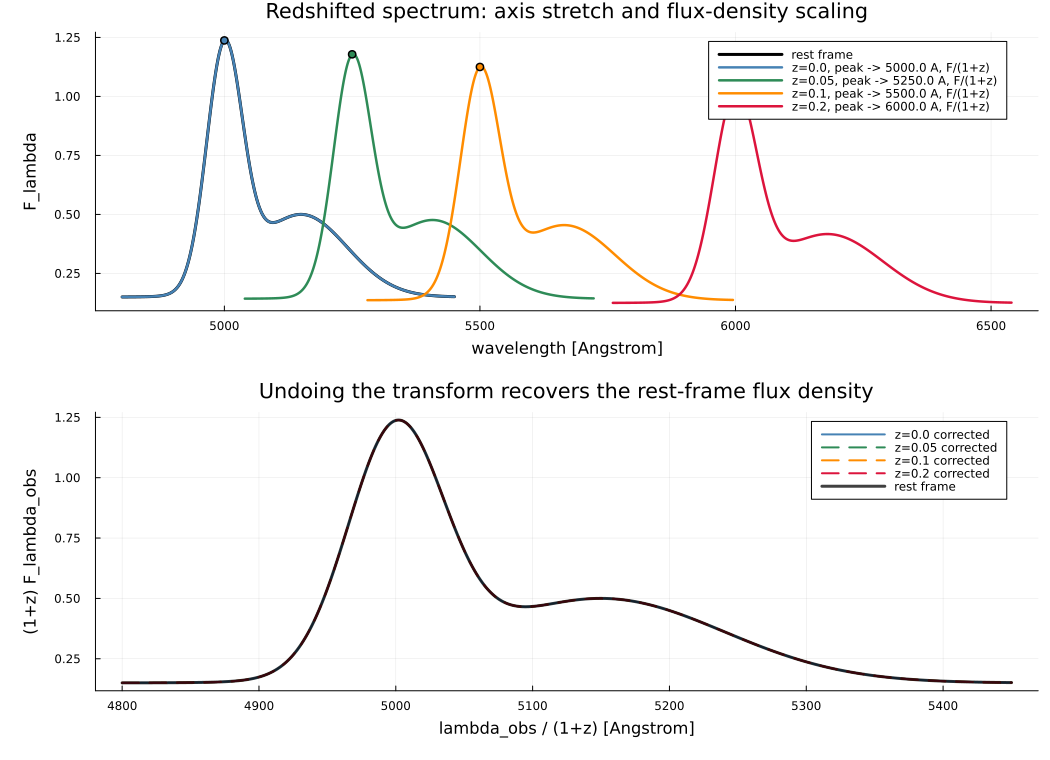

Generate this figure with Julia:
# Demonstrate a redshift model that scales both wavelength and flux.
#
# For flux density per unit wavelength:
#   lambda_rest = lambda_obs / (1 + z)
#   F_lambda_obs(lambda_obs) = F_lambda_rest(lambda_rest) / (1 + z)
#
# Run with:
#   julia --project=/home/matteo/.julia/environments/v1.12 examples/redshift_axis_flux_scaling.jl

using AstroFit
using Plots

Base.@kwdef struct RedshiftAxis{T<:Real} <: AbstractModel{1}
    z::T = 0.0
end
RedshiftAxis(z::Real) = RedshiftAxis{typeof(float(z))}(float(z))
AstroFit.render(m::RedshiftAxis, λ::Number) = λ / (1 + m.z)

Base.@kwdef struct RedshiftFlux{T<:Real} <: AbstractModel{1}
    z::T = 0.0
end
RedshiftFlux(z::Real) = RedshiftFlux{typeof(float(z))}(float(z))
AstroFit.render(m::RedshiftFlux, λ::Number) = inv(1 + m.z)

rest_spec = @model begin
    cont = Const1D(value = 0.15)
    line = Gaussian1D(amplitude = 1.0, mean = 5000.0, sigma = 35.0)
    wing = Gaussian1D(amplitude = 0.35, mean = 5150.0, sigma = 90.0)
    cont + line + wing
end

observed_template = @model begin
    rest             = rest_spec
    wavelength_shift = RedshiftAxis(z = 0.0)
    flux_scale       = RedshiftFlux(z = 0.0)

    (rest ∘ wavelength_shift) * flux_scale
end

observed_template = @constrain observed_template begin
    @fix   rest.cont.value
    @fix   rest.line.amplitude
    @fix   rest.line.mean
    @fix   rest.line.sigma
    @fix   rest.wing.amplitude
    @fix   rest.wing.mean
    @fix   rest.wing.sigma
    @bound wavelength_shift.z in (0.0, 0.5)
    @tie   flux_scale.z = wavelength_shift.z
end

λ_rest = collect(range(4800.0, 5450.0; length = 1000))
z_values = [0.0, 0.05, 0.10, 0.20]

rest_flux = render(rest_spec, λ_rest)
λ_peak_rest = 5000.0
F_peak_rest = render(rest_spec, λ_peak_rest)

plt = plot(
    layout = (2, 1),
    size = (1050, 760),
    legend = :topright,
    left_margin = 8Plots.mm,
    bottom_margin = 6Plots.mm,
)

plot!(
    plt[1],
    λ_rest,
    rest_flux;
    label = "rest frame",
    color = :black,
    linewidth = 3,
    xlabel = "wavelength [Angstrom]",
    ylabel = "F_lambda",
    title = "Redshifted spectrum: axis stretch and flux-density scaling",
)

palette = [:steelblue, :seagreen, :darkorange, :crimson]
for (i, z) in enumerate(z_values)
    observed = @set observed_template.wavelength_shift.z = z

    λ_obs = λ_rest .* (1 + z)
    flux_obs = render(observed, λ_obs)

    expected_peak_λ = λ_peak_rest * (1 + z)
    expected_peak_F = F_peak_rest / (1 + z)
    measured_peak_F = render(observed, expected_peak_λ)

    @assert observed.flux_scale.z == observed.wavelength_shift.z
    @assert isapprox(measured_peak_F, expected_peak_F; rtol = 1e-12)

    label = "z=$(z), peak -> $(round(expected_peak_λ; digits=1)) A, F/(1+z)"

    plot!(
        plt[1],
        λ_obs,
        flux_obs;
        label,
        color = palette[i],
        linewidth = 2.5,
    )

    scatter!(
        plt[1],
        [expected_peak_λ],
        [expected_peak_F];
        label = false,
        color = palette[i],
        markersize = 4,
    )

    plot!(
        plt[2],
        λ_rest,
        flux_obs .* (1 + z);
        label = "z=$(z) corrected",
        color = palette[i],
        linewidth = 2,
        linestyle = i == 1 ? :solid : :dash,
        xlabel = "lambda_obs / (1+z) [Angstrom]",
        ylabel = "(1+z) F_lambda_obs",
        title = "Undoing the transform recovers the rest-frame flux density",
    )
end

plot!(
    plt[2],
    λ_rest,
    rest_flux;
    label = "rest frame",
    color = :black,
    linewidth = 3,
    alpha = 0.75,
)

outpath = joinpath(@__DIR__, "redshift_axis_flux_scaling.png")
savefig(plt, outpath)

println("saved plot -> ", outpath)
println("free parameters in observed template: ", nfree(observed_template))
println("tie check at z=0.20: flux_scale.z = ",
        (@set observed_template.wavelength_shift.z = 0.20).flux_scale.z)
